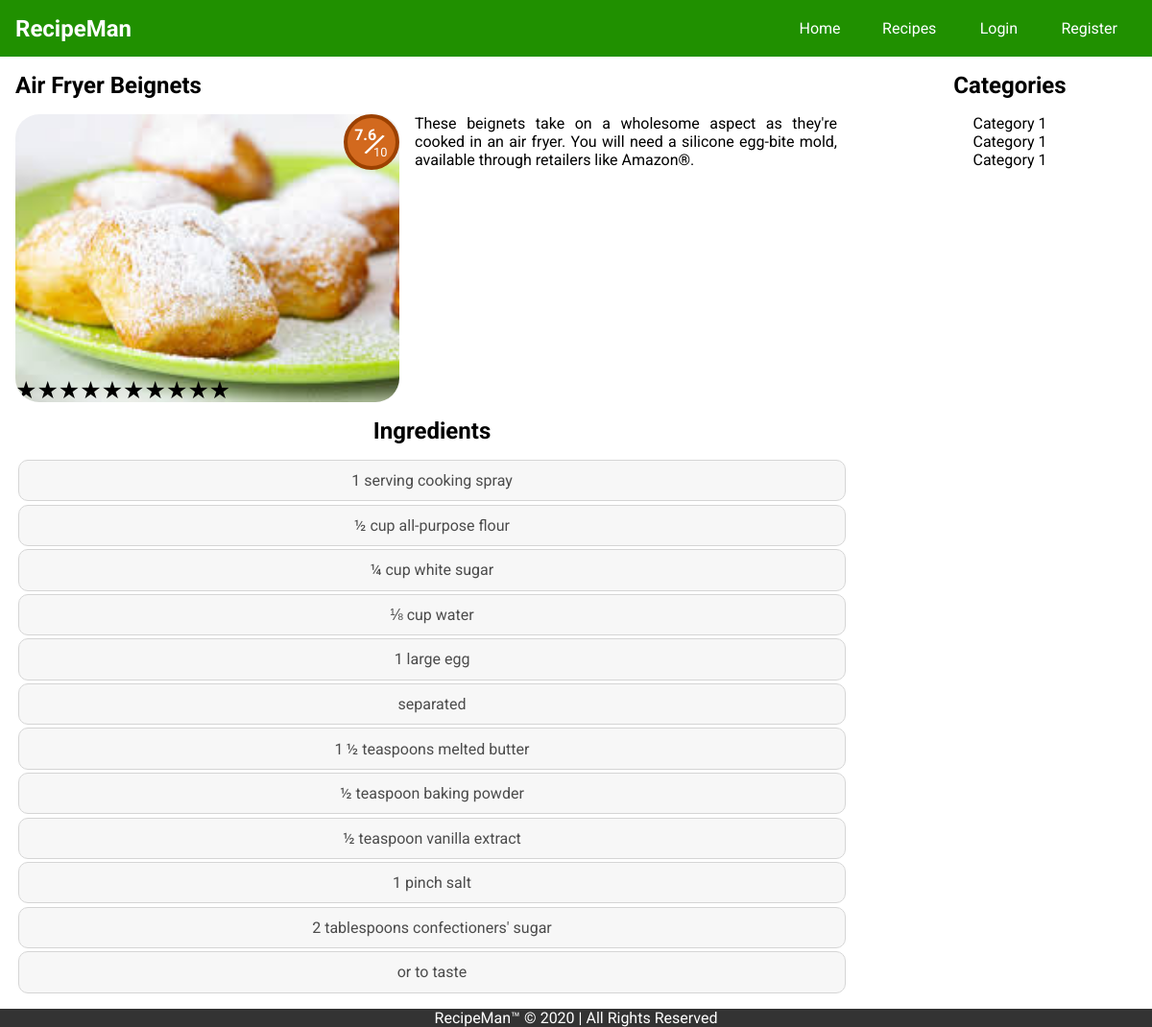
The app's page /Recipe/recipe_single.php?id=3 with its own data.
### tables this page shows
CREATE TABLE `recipe` (
  `id` int(11) NOT NULL,
  `name` varchar(255) NOT NULL,
  `ingredient` varchar(255) NOT NULL,
  `time` date NOT NULL,
  `img` text NOT NULL,
  `description` text NOT NULL,
  `rating` varchar(11) NOT NULL,
  `category` int(11) NOT NULL
);

### Recipe/recipe_single.php (the view, shortened to what this page needs)
<?php
    require_once "pdo.php";
    require_once "header.php";
    if(isset($_GET['id'])){
        $query = "SELECT * FROM recipe WHERE id=:id";
        $stmt = $pdo->prepare($query);
        $stmt->execute(array(
            ':id' => $_GET['id']
        ));
        $row = $stmt->fetch(PDO::FETCH_ASSOC);
    }
?>
<section class="container">
    <div class="recipe-s">
        <div class="recipe-single">
            <h2><?php echo $row['name']; ?></h2>
            <div class="content">
                <div class="recipe-cover" style="background: url('./img/<?php echo $row['img']; ?>') no-repeat center center/cover;">
                    <div class="rating"><p><span class="rate"><?php echo $row['rating']; ?></span> <span class="by">/</span><span class="total">10</span></p> </div>
                    <form class="rating-html">
                        <label>
                          <span class="icon">★</span>
                        </label>
                        <label>
                          <span class="icon">★</span>
                          <span class="icon">★</span>
                        </label>
                        <label>
                          <span class="icon">★</span>
                          <span class="icon">★</span>
                          <span class="icon">★</span>
                        </label>
                        <label>
                          <span class="icon">★</span>
                          <span class="icon">★</span>
                          <span class="icon">★</span>
                          <span class="icon">★</span>
                        </label>
                        <label>
                          <span class="icon">★</span>
                          <span class="icon">★</span>
                          <span class="icon">★</span>
                          <span class="icon">★</span>
                          <span class="icon">★</span>
                        </label>
                        <label>
                            <span class="icon">★</span>
                            <span class="icon">★</span>
                            <span class="icon">★</span>
                            <span class="icon">★</span>
                            <span class="icon">★</span>
                            <span class="icon">★</span>
                          </label>
                        <label>
                            <span class="icon">★</span>
                            <span class="icon">★</span>
                            <span class="icon">★</span>
                            <span class="icon">★</span>
                            <span class="icon">★</span>
                            <span class="icon">★</span>
                            <span class="icon">★</span>
                          </label>
                        <label>
                            <span class="icon">★</span>
                            <span class="icon">★</span>
                            <span class="icon">★</span>
                            <span class="icon">★</span>
                            <span class="icon">★</span>
                            <span class="icon">★</span>
                            <span class="icon">★</span>
                            <span class="icon">★</span>
                          </label>
                        <label>
                            <span class="icon">★</span>
                            <span class="icon">★</span>
                            <span class="icon">★</span>
                            <span class="icon">★</span>
                            <span class="icon">★</span>
                            <span class="icon">★</span>
                            <span class="icon">★</span>
                            <span class="icon">★</span>
                            <span class="icon">★</span>
                          </label>
                        <label>
                            <span class="icon">★</span>
                            <span class="icon">★</span>
                            <span class="icon">★</span>
                            <span class="icon">★</span>
                            <span class="icon">★</span>
                            <span class="icon">★</span>
                            <span class="icon">★</span>
                            <span class="icon">★</span>
                            <span class="icon">★</span>
                            <span class="icon">★</span>
                          </label>
                      </form>
                </div>
                    <p><?php echo $row['description']; ?></p>
            </div>
        </div>
        <div class="sidebar">
            <h2>Categories</h2>
            <ul>
                <li>Category 1</li>
                <li>Category 1</li>
                <li>Category 1</li>
            </ul>
        </div>
    </div>
</section>
<section class="container">
    <div class="recipe-details">
        <div class="ingredient">
            <h2>Ingredients</h2>
            <?php
                $ingredients = explode(",", $row['ingredient']);
            ?>
            <ul>
                <?php foreach($ingredients as $item) { ?>
                <li><?php echo $item ?></li>
                <?php } ?>
            </ul>
        </div>
        <div class="sidebar"></div>
    </div>
</section>
<?php require_once "footer.php"; ?>

### Recipe/css/style.css (style rules this page uses)
* { margin: 0; padding: 0; }
body { font-family: "Roboto", sans-serif; box-sizing: border-box; }
.container { max-width: 1200px; margin: auto; }
.container .recipe-s { display: grid; grid-template-columns: 3fr 1fr; gap: 1rem; }
.container .recipe-s .recipe-single { padding: 1rem; }
.container .recipe-s .recipe-single .content { margin: 1rem 0; }
.container .recipe-s .recipe-single .content .recipe-cover { float: left; overflow: hidden; width: 400px; height: 300px; margin-right: 1rem; border-radius: 25px; display: grid; }
.container .recipe-s .recipe-single .content .recipe-cover .rating { align-self: start; justify-self: end; width: 50px; height: 50px; background: chocolate; border-radius: 50px; display: flex; font-size: 0.8rem; border: 4px solid #9c4100; }
.container .recipe-s .recipe-single .content .recipe-cover .rating p { align-self: center; justify-self: center; text-align: center; padding: .45rem; color: #fff; position: relative; }
.container .recipe-s .recipe-single .content .recipe-cover .rating p span { position: absolute; }
.container .recipe-s .recipe-single .content .recipe-cover .rating p .rate { top: -10px; font-size: 1rem; font-weight: bold; }
.container .recipe-s .recipe-single .content .recipe-cover .rating p .by { font-size: 2rem; top: -10px; left: 22px; transform: rotate(25deg); }
.container .recipe-s .recipe-single .content .recipe-cover .rating p .total { top: 10px; left: 27px; }
.container .recipe-s .recipe-single .content p { text-align: justify; }
.container .recipe-s .sidebar { margin: 1rem; text-align: center; }
.container .recipe-s .sidebar ul { list-style: none; margin: 1rem; }
.rating-html { display: inline-block; position: relative; height: 25px; line-height: 25px; font-size: 25px; align-self: end; }
.rating-html label { position: absolute; top: 0; left: 0; height: 100%; cursor: pointer; }
.rating-html label:last-child { position: static; }
.rating-html label:nth-child(1) { z-index: 10; }
.rating-html label:nth-child(2) { z-index: 9; }
.rating-html label:nth-child(3) { z-index: 8; }
.rating-html label:nth-child(4) { z-index: 7; }
.rating-html label:nth-child(5) { z-index: 6; }
.rating-html label:nth-child(6) { z-index: 5; }
.rating-html label:nth-child(7) { z-index: 4; }
.rating-html label:nth-child(8) { z-index: 3; }
.rating-html label:nth-child(9) { z-index: 2; }
.rating-html label:nth-child(10) { z-index: 1; }
.rating-html label .icon { float: left; color: transparent; }
.rating-html label:last-child .icon { color: #000; }
.container .recipe-details { display: grid; grid-template-columns: 3fr 1fr; }
.container .recipe-details .ingredient h2 { text-align: center; }
.container .recipe-details .ingredient ul { list-style: none; margin: 1rem; }
.container .recipe-details .ingredient ul li { text-align: center; padding: 0.7rem; background: #f4f4f4; margin: 0.2rem; border: 1px solid #c4c4c4; border-radius: 10px; opacity: 0.7; }

### records on screen
recipe: name "Air Fryer Beignets", img (picture), rating "7.6", description "These beignets take on a wholesome aspect as they're cooked in an air fryer. You will need a silicone egg-bite mold, available through retailers like Amazon®.", ingredient "1 serving cooking spray", ingredient "½ cup all-purpose flour", ingredient "¼ cup white sugar", ingredient "⅛ cup water", ingredient "1 large egg", ingredient "separated", ingredient "1 ½ teaspoons melted butter", ingredient "½ teaspoon baking powder", ingredient "½ teaspoon vanilla extract", ingredient "1 pinch salt", ingredient "2 tablespoons confectioners' sugar", ingredient "or to taste"
